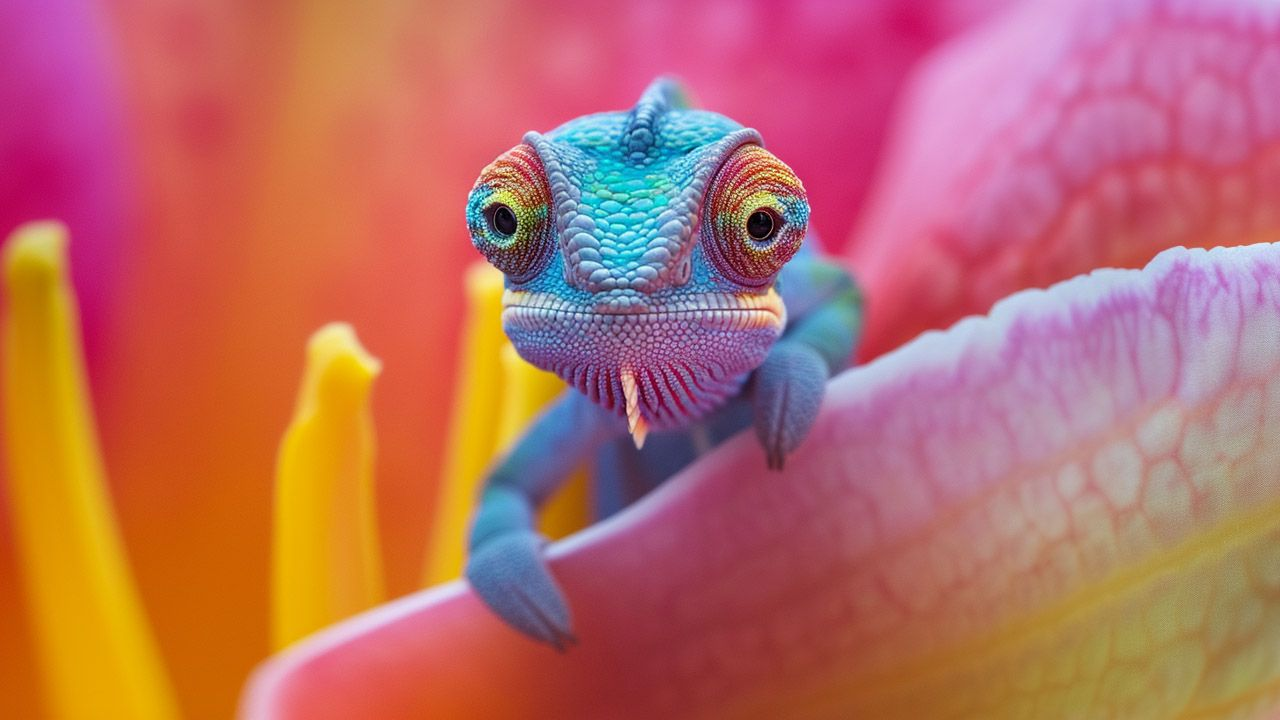
#> input picture Color_palette_gen/m1.jpg, 1280 x 720 px
$ python test.py m1.jpg
#> lines starting #> are read from the running program, lines starting #| are printed output that depends on the picture
import argparse
import numpy as np
from PIL import Image
from sklearn.cluster import KMeans
import matplotlib.pyplot as plt


def rgb_to_hex(color):
    """
    Convert an RGB tuple to HEX color code.

    :param color: Tuple of RGB values
    :return: Hexadecimal string representation of the color
    """
    return "#{:02x}{:02x}{:02x}".format(*color)


def extract_3_colors(image_path):
    """
    Extract 3 prominent colors from the given image using KMeans clustering.

    :param image_path: Path to the input image
    :return: List of 3 RGB tuples representing the extracted colors
    """
#> called with image_path = 'm1.jpg'
    image = Image.open(image_path)
#> image is the input picture: PIL image 1280x720 RGB; mean R, G, B 185.5, 108.6, 101.1
    image = image.resize((100, 100))  # Resize for faster processing
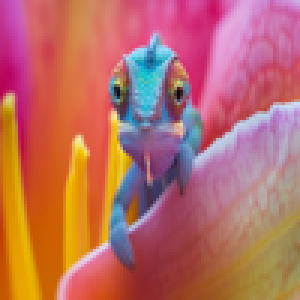
#> image: PIL image 100x100 RGB (shown 3 times larger); mean R, G, B 185.5, 108.6, 101.1
    image_data = np.array(image)

    pixels = image_data.reshape((-1, 3))  # Flatten the image pixels

    # Use KMeans to extract 3 dominant colors
    kmeans = KMeans(n_clusters=3, random_state=42)
    kmeans.fit(pixels)
    dominant_colors = kmeans.cluster_centers_.astype(int)

    # Convert numpy.int64 to plain integers
    return [tuple(map(int, color)) for color in dominant_colors]


def display_palette_60_30_10(colors):
    """
    Display the 60-30-10 palette as a proportional bar plot with a side legend for RGB and HEX codes.

    :param colors: List of RGB tuples representing the colors
    """
    proportions = [0.6, 0.3, 0.1]  # 60%, 30%, and 10%
    fig, ax = plt.subplots(figsize=(8, 4))  # Wider for proportional bars and side legend
    start = 0  # Starting position for each color block

    # Draw proportional color blocks
    for i, (color, proportion) in enumerate(zip(colors, proportions)):
        # Add the color block
        ax.add_patch(plt.Rectangle((start, 0), proportion, 1, color=np.array(color) / 255))

        # Add percentage text at the center of each block
        text_x = start + proportion / 2  # Center horizontally
        text_y = 0.5  # Center vertically
        text_color = 'white' if sum(color) < 400 else 'black'  # Contrast for readability
        ax.text(text_x, text_y, f"{int(proportion * 100)}%",
                ha='center', va='center', fontsize=12, color=text_color, fontweight='bold')

        start += proportion  # Update starting position for the next block

    # Adjust the limits and remove axes
    ax.set_xlim(0, 1)
    ax.set_ylim(0, 1)
    ax.axis("off")

    # Add a side legend for colors with dots and labels
    for i, color in enumerate(colors):
        legend_x = 1.05  # X position of the legend
        legend_y = 0.8 - (i * 0.2)  # Position dots vertically
        hex_color = rgb_to_hex(color)

        # Draw color dot (circle)
        ax.add_patch(plt.Circle((legend_x, legend_y), 0.05, color=np.array(color) / 255, transform=ax.transAxes))

        # Add RGB and HEX text
        ax.text(legend_x + 0.08, legend_y,
                f"RGB: {color}\nHEX: {hex_color}",
                ha='left', va='center', fontsize=10, color='black', transform=ax.transAxes)

    plt.title("60-30-10 Color Palette", fontsize=14, pad=15)
    plt.tight_layout()
    plt.show()
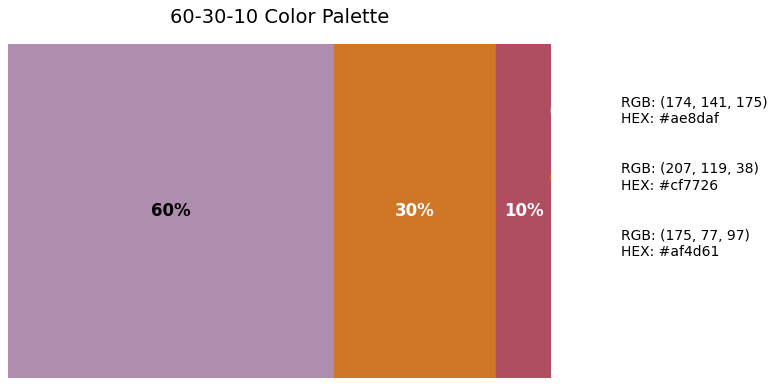
#> figure drawn by matplotlib, 1 panel


def save_palette_60_30_10(colors, output_file='palette_60_30_10.txt'):
    """
    Save the 60-30-10 palette colors to a text file.

    :param colors: List of RGB tuples
    :param output_file: File to save the palette
    """
#> called with output_file = 'palette_60_30_10.txt'
    proportions = [60, 30, 10]
    with open(output_file, 'w') as f:
        for color, percentage in zip(colors, proportions):
            f.write(f"{percentage}% - RGB: {color}, HEX: {rgb_to_hex(color)}\n")
    print(f"Palette saved to {output_file}")


def main():
    parser = argparse.ArgumentParser(description="60-30-10 Color Palette Generator")
    parser.add_argument("image_path", help="Path to the input image")
    parser.add_argument("-o", "--output", default="palette_60_30_10.txt", help="File to save the palette")
    args = parser.parse_args()

    # Extract colors
    colors = extract_3_colors(args.image_path)
    print("Extracted Colors (60-30-10):")
    print(f"60%: RGB {colors[0]}, HEX {rgb_to_hex(colors[0])}")
    print(f"30%: RGB {colors[1]}, HEX {rgb_to_hex(colors[1])}")
    print(f"10%: RGB {colors[2]}, HEX {rgb_to_hex(colors[2])}")

    # Display palette
    display_palette_60_30_10(colors)

    # Save palette
    save_palette_60_30_10(colors, args.output)


if __name__ == "__main__":
    main()
